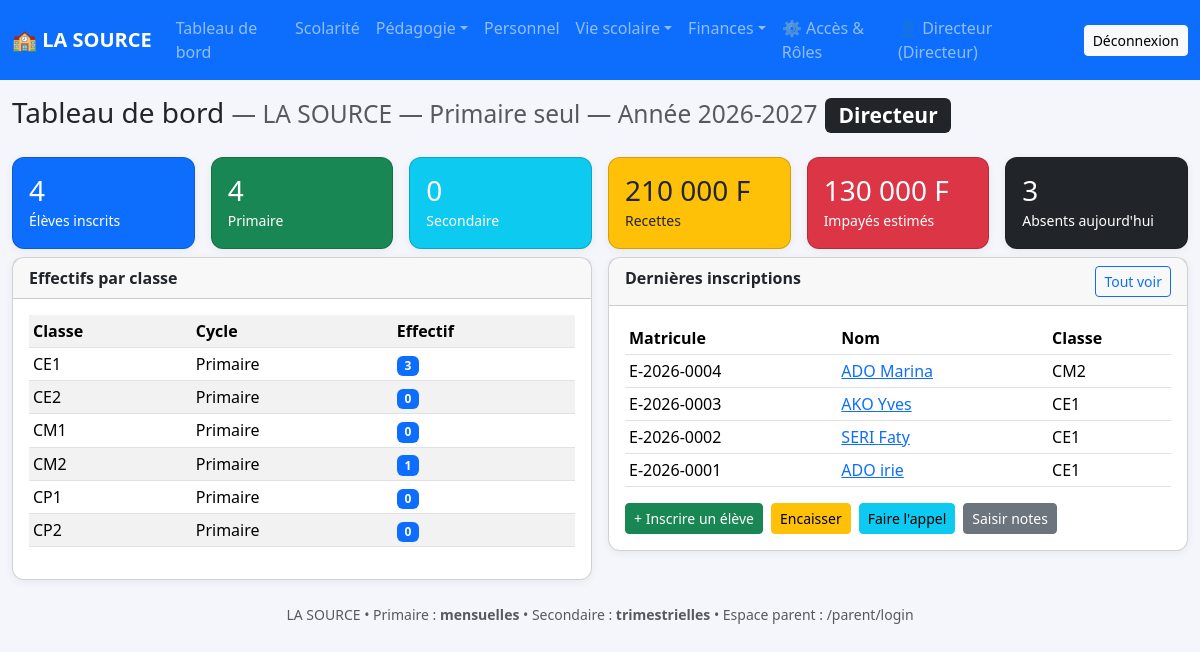
The page / (signed in) on the database its author committed.
### tables this page shows
CREATE TABLE settings(cle TEXT PRIMARY KEY, valeur TEXT);

CREATE TABLE annees(id INTEGER PRIMARY KEY AUTOINCREMENT, libelle TEXT UNIQUE, active INTEGER DEFAULT 0);

CREATE TABLE classes(id INTEGER PRIMARY KEY AUTOINCREMENT, nom TEXT UNIQUE, cycle TEXT, niveau TEXT, titulaire TEXT DEFAULT '', effectif_max INTEGER DEFAULT 60, frais_inscription INTEGER DEFAULT 0, frais_scolarite INTEGER DEFAULT 0, frais_cantine INTEGER DEFAULT 0, frais_transport INTEGER DEFAULT 0);

CREATE TABLE eleves(id INTEGER PRIMARY KEY AUTOINCREMENT, matricule TEXT UNIQUE, nom TEXT, prenoms TEXT, sexe TEXT, date_naissance TEXT, lieu_naissance TEXT DEFAULT '', cycle TEXT, classe_id INTEGER, tuteur TEXT, telephone_tuteur TEXT, adresse TEXT DEFAULT '', statut TEXT DEFAULT 'Inscrit', annee_id INTEGER, date_inscription TEXT);

### app.py (the view, shortened to what this page needs)
@app.route("/")
@login_required
def dashboard():
    db = get_db(); an = annee_active()
    aid = an["id"] if an else None
    stats = {}
    stats["total"] = db.execute("SELECT COUNT(*) c FROM eleves WHERE annee_id=?", (aid,)).fetchone()["c"] if aid else 0
    stats["primaire"] = db.execute("SELECT COUNT(*) c FROM eleves WHERE cycle='Primaire' AND annee_id=?", (aid,)).fetchone()["c"] if aid else 0
    stats["secondaire"] = db.execute("SELECT COUNT(*) c FROM eleves WHERE cycle='Secondaire' AND annee_id=?", (aid,)).fetchone()["c"] if aid else 0
    stats["filles"] = db.execute("SELECT COUNT(*) c FROM eleves WHERE sexe='F' AND annee_id=?", (aid,)).fetchone()["c"] if aid else 0
    stats["garcons"] = stats["total"] - stats["filles"]
    stats["personnel"] = db.execute("SELECT COUNT(*) c FROM personnel WHERE statut='Actif'").fetchone()["c"]
    stats["abs_today"] = db.execute("SELECT COUNT(*) c FROM presences WHERE date=? AND statut='Absent'", (datetime.date.today().isoformat(),)).fetchone()["c"]
    stats["recettes"] = db.execute("SELECT COALESCE(SUM(montant),0) s FROM paiements WHERE annee_id=?", (aid,)).fetchone()["s"] if aid else 0
    stats["depenses"] = db.execute("SELECT COALESCE(SUM(montant),0) s FROM depenses").fetchone()["s"]
    classes = db.execute("SELECT * FROM classes").fetchall()
    frais_map = {cl["id"]: (cl["frais_inscription"] or 0)+(cl["frais_scolarite"] or 0) for cl in classes}
    eleves = db.execute("SELECT id, classe_id FROM eleves WHERE annee_id=?", (aid,)).fetchall() if aid else []
    du_total = sum(frais_map.get(e["classe_id"],0) for e in eleves)
    stats["attendus"] = du_total
    stats["impayes"] = max(0, du_total - (stats["recettes"] or 0))
    _t = get_setting("type_etab", "Mixte")
    _cycle_filtre = "Primaire" if _t == "Primaire seul" else ("Secondaire" if _t == "Secondaire seul" else "")
    if _cycle_filtre:
        eff = db.execute("""SELECT cl.nom, cl.cycle, COUNT(e.id) n FROM classes cl LEFT JOIN eleves e ON e.classe_id=cl.id AND e.annee_id=? WHERE cl.cycle=? GROUP BY cl.id ORDER BY cl.nom""",(aid,_cycle_filtre)).fetchall() if aid else []
        recents = db.execute("""SELECT e.*, cl.nom classe_nom FROM eleves e LEFT JOIN classes cl ON cl.id=e.classe_id WHERE e.annee_id=? AND e.cycle=? ORDER BY e.id DESC LIMIT 8""",(aid,_cycle_filtre)).fetchall() if aid else []
    return render_template("dashboard.html", stats=stats, eff=eff, recents=recents, annee=an)

### app.py (called while the page is built)
def get_db():
    if "db" not in g:
        g.db = sqlite3.connect(DB_PATH)
        g.db.row_factory = sqlite3.Row
    return g.db

@app.before_request
def _migrate():
    ensure_schema()

def annee_active():
    db = get_db()
    a = db.execute("SELECT * FROM annees WHERE active=1").fetchone()
    if not a:
        a = db.execute("SELECT * FROM annees ORDER BY id DESC").fetchone()
    return a

def login_required(f):
    @wraps(f)
    def d(*a, **kw):
        if "user_id" not in session:
            return redirect(url_for("login"))
        return f(*a, **kw)
    return d

def get_setting(cle, defaut=""):
    try:
        r = get_db().execute("SELECT valeur FROM settings WHERE cle=?", (cle,)).fetchone()
        return r["valeur"] if r else defaut
    except: return defaut

@app.context_processor
def inject_ecole():
    try: return dict(ecole_nom=get_setting("ecole_nom", "Mon École Privée"), type_etab=get_setting("type_etab", "Mixte"))
    except: return dict(ecole_nom="Mon École Privée", type_etab="Mixte")

### templates/dashboard.html (shortened to what this page needs)
{% extends "base.html" %}{% block title %}Tableau de bord{% endblock %}{% block content %}
<h3>Tableau de bord <small class="text-muted">— {{ ecole_nom }} — {{ type_etab }} — Année {{ annee['libelle'] if annee }}</small> <span class="badge bg-dark">{{ session.get('role') }}</span></h3>
<div class="row g-3 my-2">
<div class="col-md-2"><div class="card stat bg-primary text-white"><div class="card-body"><h3>{{ stats.total }}</h3><small>Élèves inscrits</small></div></div></div>
<div class="col-md-2"><div class="card stat bg-success text-white"><div class="card-body"><h3>{{ stats.primaire }}</h3><small>Primaire</small></div></div></div>
<div class="col-md-2"><div class="card stat bg-info text-white"><div class="card-body"><h3>{{ stats.secondaire }}</h3><small>Secondaire</small></div></div></div>
{% if session.get('role') in ('Directeur','Secrétaire','Comptable') %}<div class="col-md-2"><div class="card stat bg-warning"><div class="card-body"><h3>{{ "{:,}".format(stats.recettes).replace(',',' ') }} F</h3><small>Recettes</small></div></div></div>{% endif %}
{% if session.get('role') in ('Directeur','Secrétaire','Comptable') %}<div class="col-md-2"><div class="card stat bg-danger text-white"><div class="card-body"><h3>{{ "{:,}".format(stats.impayes).replace(',',' ') }} F</h3><small>Impayés estimés</small></div></div></div>{% endif %}
<div class="col-md-2"><div class="card stat bg-dark text-white"><div class="card-body"><h3>{{ stats.abs_today }}</h3><small>Absents aujourd'hui</small></div></div></div>
</div>
<div class="row g-3">
<div class="col-md-6"><div class="card"><div class="card-header fw-bold">Effectifs par classe</div><div class="card-body table-responsive">
<table class="table table-sm table-striped"><tr><th>Classe</th><th>Cycle</th><th>Effectif</th></tr>
{% for r in eff %}<tr><td>{{ r['nom'] }}</td><td>{{ r['cycle'] }}</td><td><span class="badge bg-primary">{{ r['n'] }}</span></td></tr>{% endfor %}
</table></div></div></div>
<div class="col-md-6"><div class="card"><div class="card-header fw-bold">Dernières inscriptions <a href="{{ url_for('eleves') }}" class="btn btn-sm btn-outline-primary float-end">Tout voir</a></div><div class="card-body table-responsive">
<table class="table table-sm"><tr><th>Matricule</th><th>Nom</th><th>Classe</th></tr>
{% for e in recents %}<tr><td>{{ e['matricule'] }}</td><td><a href="{{ url_for('eleve_fiche', eid=e['id']) }}">{{ e['nom'] }} {{ e['prenoms'] }}</a></td><td>{{ e['classe_nom'] }}</td></tr>{% else %}<tr><td colspan="3" class="text-muted">Aucun élève — commencez par inscrire.</td></tr>{% endfor %}
</table>
<div class="d-flex gap-2 flex-wrap">
<a href="{{ url_for('eleve_ajouter') }}" class="btn btn-success btn-sm">+ Inscrire un élève</a>
<a href="{{ url_for('paiement') }}" class="btn btn-warning btn-sm">Encaisser</a>
<a href="{{ url_for('presences') }}" class="btn btn-info btn-sm">Faire l'appel</a>
<a href="{{ url_for('notes') }}" class="btn btn-secondary btn-sm">Saisir notes</a>
</div></div></div></div>
</div>{% endblock %}

### templates/base.html (shortened to what this page needs)
<!doctype html>
<html lang="fr">
<head>
<link href="https://cdn.jsdelivr.net/npm/bootstrap@5.3.3/dist/css/bootstrap.min.css" rel="stylesheet">
<link rel="stylesheet" href="{{ url_for('static', filename='style.css') }}">
</head>
<body>
{% if session.get('user_id') %}
<nav class="navbar navbar-expand-lg navbar-dark bg-primary sticky-top">
<div class="container-fluid">
<a class="navbar-brand fw-bold" href="{{ url_for('dashboard') }}">🏫 {{ ecole_nom }}</a>
<div class="collapse navbar-collapse" id="nav">
<ul class="navbar-nav me-auto">
<li class="nav-item"><a class="nav-link" href="{{ url_for('dashboard') }}">Tableau de bord</a></li>
<li class="nav-item"><a class="nav-link" href="{{ url_for('eleves') }}">Scolarité</a></li>
<li class="nav-item dropdown">
<a class="nav-link dropdown-toggle" data-bs-toggle="dropdown" href="#">Pédagogie</a>
</li>
{% if session.get('role') in ('Directeur','Secrétaire') %}<li class="nav-item"><a class="nav-link" href="{{ url_for('personnel') }}">Personnel</a></li>{% endif %}
<li class="nav-item dropdown">
<a class="nav-link dropdown-toggle" data-bs-toggle="dropdown" href="#">Vie scolaire</a>
</li>
{% if session.get('role') in ('Directeur','Secrétaire','Comptable') %}<li class="nav-item dropdown">
<a class="nav-link dropdown-toggle" data-bs-toggle="dropdown" href="#">Finances</a>
</li>{% endif %}
{% if session.get('role') in ('Directeur','Secrétaire') %}<li class="nav-item"><a class="nav-link" href="{{ url_for('admin') }}">⚙️ Accès & Rôles</a></li>{% endif %}
</ul>
<span class="navbar-text me-3">👤 {{ session.get('nom') }} ({{ session.get('role') }})</span>
<a class="btn btn-light btn-sm" href="{{ url_for('logout') }}">Déconnexion</a>
</div></div></nav>
{% endif %}
<div class="container-fluid mt-3">
{% block content %}{% endblock %}
<footer class="text-center text-muted small my-4">{{ ecole_nom }} • Primaire : <b>mensuelles</b> • Secondaire : <b>trimestrielles</b> • Espace parent : /parent/login</footer>
</div>
</body></html>

### static/style.css (style rules this page uses)
body { background:#f4f6fb }
.card { border-radius:12px;box-shadow:0 2px 8px rgba(0,0,0,.06) }
.stat h3 { margin:0 }

### rows shown on the page
settings: valeur "LA SOURCE"
settings: valeur "Primaire seul"
annees: libelle "2026-2027"
classes: nom "CE1", cycle "Primaire", n "3"
classes: nom "CE2", cycle "Primaire", n "0"
classes: nom "CM1", cycle "Primaire", n "0"
classes: nom "CM2", cycle "Primaire", n "1"
classes: nom "CP1", cycle "Primaire", n "0"
classes: nom "CP2", cycle "Primaire", n "0"
eleves: matricule "E-2026-0004", nom "ADO", prenoms "Marina", classe_nom "CM2"
eleves: matricule "E-2026-0003", nom "AKO", prenoms "Yves", classe_nom "CE1"
eleves: matricule "E-2026-0002", nom "SERI", prenoms "Faty", classe_nom "CE1"
eleves: matricule "E-2026-0001", nom "ADO", prenoms "irie", classe_nom "CE1"

### other values the page prints
{{ session.get('nom') }} "Directeur"
{{ session.get('role') }} "Directeur"
{{ stats.total }} "4"
{{ stats.primaire }} "4"
{{ stats.secondaire }} "0"
{{ "{:,}".format(stats.recettes).replace(',',' ') }} "210 000"
{{ "{:,}".format(stats.impayes).replace(',',' ') }} "130 000"
{{ stats.abs_today }} "3"
